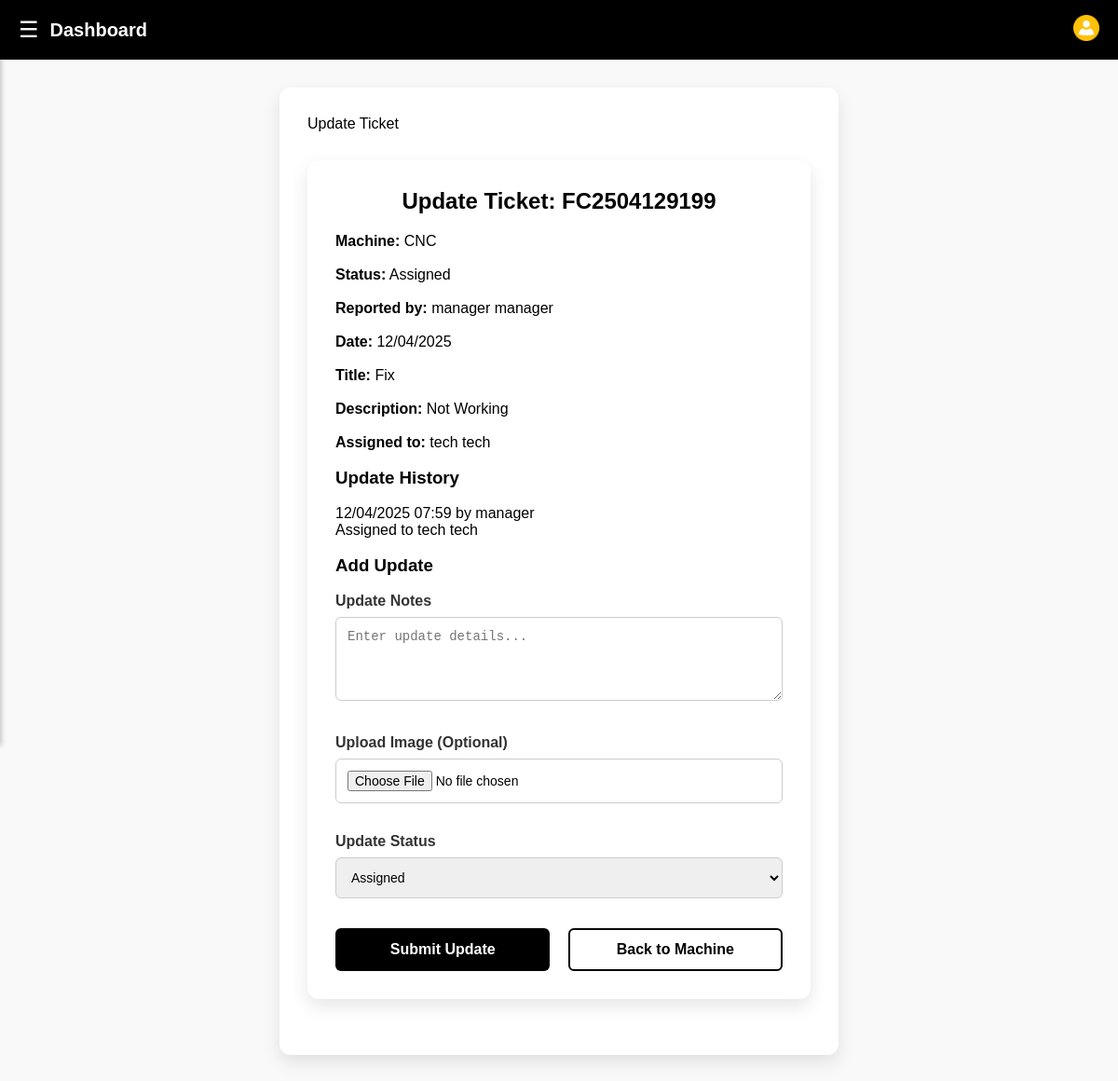
Before: /update-ticket/11/ (signed in) with the older database file.
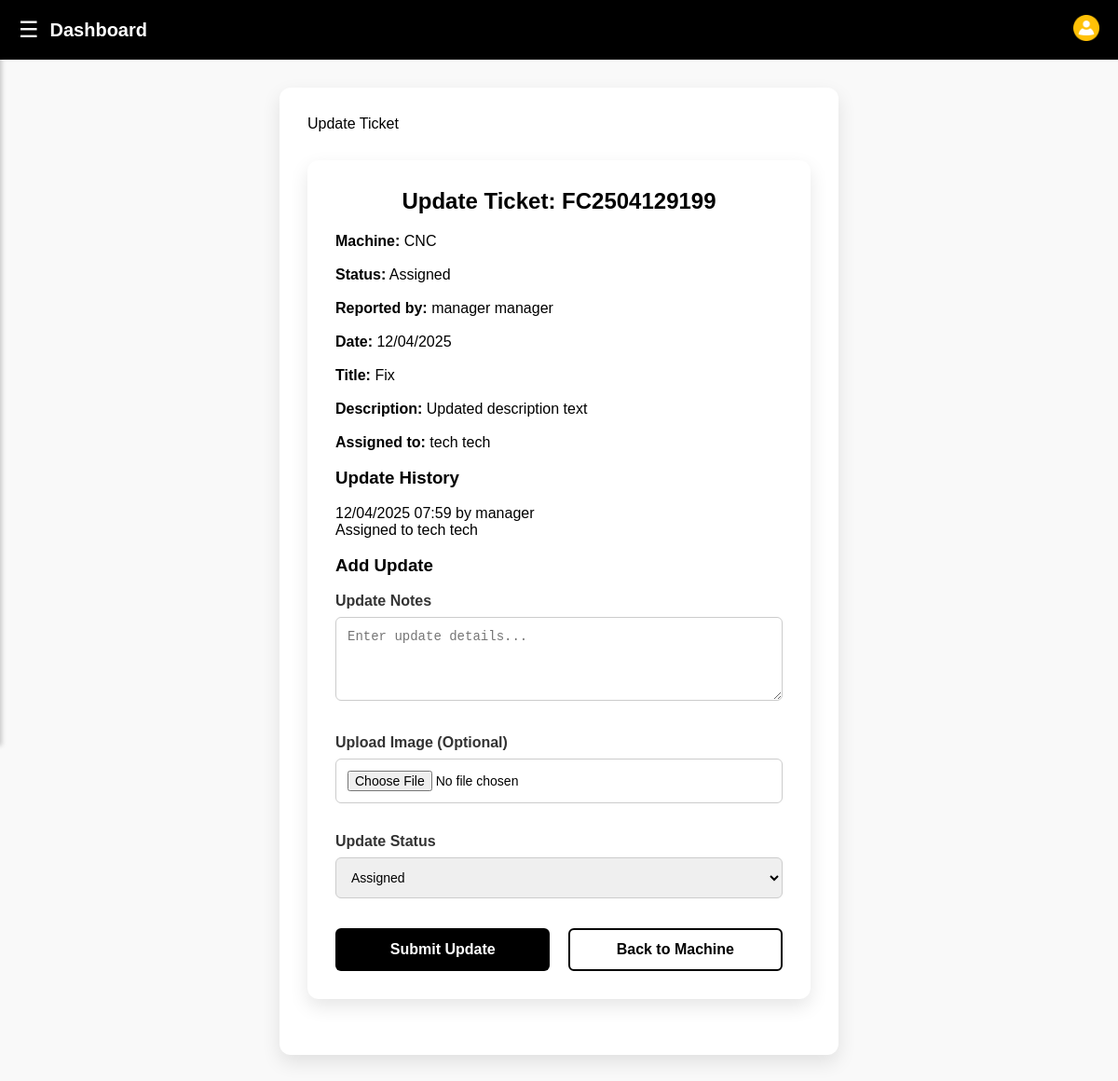
After: the same page with the newer database file.
### core/models.py (models this page shows, shortened)
class Ticket(models.Model):
    STATUS_CHOICES = (
        ('open', 'Open'),
        ('assigned', 'Assigned'),
        ('in_progress', 'In Progress'),
        ('resolved', 'Resolved'),
        ('closed', 'Closed'),
    )
    fault_code = models.CharField(max_length=20, unique=True, editable=False)
    machine = models.ForeignKey(Machine, on_delete=models.CASCADE, related_name='tickets')
    title = models.CharField(max_length=255)
    description = models.TextField()
    status = models.CharField(max_length=20, choices=STATUS_CHOICES, default='open')
    created_by = models.ForeignKey(User, on_delete=models.CASCADE, related_name='created_tickets')
    assigned_to = models.ForeignKey(User, on_delete=models.SET_NULL, null=True, blank=True, related_name='assigned_tickets')
    image = models.ImageField(upload_to='tickets/', blank=True, null=True)
    created_at = models.DateTimeField(auto_now_add=True)
    updated_at = models.DateTimeField(auto_now=True)

class Machine(models.Model):
    STATUS_CHOICES = (
        ('ok', 'OK'),
        ('warning', 'Warning'),
        ('fault', 'Fault'),
    )
    code = models.CharField(max_length=10, unique=True)
    name = models.CharField(max_length=100)
    description = models.TextField()
    status = models.CharField(max_length=20, choices=STATUS_CHOICES, default='ok')
    update_text = models.CharField(max_length=255, default='Working Fine')
    warning_text = models.CharField(max_length=255, blank=True, null=True)
    image = models.ImageField(upload_to='machines/', blank=True, null=True)
    created_at = models.DateTimeField(auto_now_add=True)
    updated_at = models.DateTimeField(auto_now=True)

class User(AbstractUser):
    USER_TYPES = (
        ('manager', 'Manager'),
        ('technician', 'Technician'),
        ('guest', 'Guest'),
        ('admin', 'Admin'),
    )
    username = None
    email = models.EmailField(unique=True)
    user_type = models.CharField(max_length=20, choices=USER_TYPES, default='guest')
    USERNAME_FIELD = 'email'
    REQUIRED_FIELDS = ['first_name', 'last_name', 'user_type']
    objects = UserManager()

### core/views.py (the view)
# urls.py: path('update-ticket/<int:ticket_id>/', views.update_ticket, name='update-ticket'),
@login_required
def update_ticket(request, ticket_id):
    ticket = get_object_or_404(Ticket, pk=ticket_id)
    if request.method == 'POST':
        form = TicketUpdateForm(request.POST, request.FILES)
        if form.is_valid():
            update = form.save(commit=False)
            update.ticket = ticket
            update.user = request.user
            update.save()
            new_status = request.POST.get('ticket_status')
            if new_status and new_status in dict(Ticket.STATUS_CHOICES):
                old_status = ticket.status
                ticket.status = new_status
                ticket.save()
                if new_status == 'resolved':
                    machine = ticket.machine
                    if not Ticket.objects.filter(machine=machine).exclude(id=ticket.id).filter(status__in=['open', 'assigned', 'in_progress']).exists():
                        machine.status = 'ok'
                        machine.update_text = 'Resolved'
                        machine.warning_text = None
                        machine.save()
                if old_status != new_status:
                    status_update = f"Status changed from {dict(Ticket.STATUS_CHOICES)[old_status]} to {dict(Ticket.STATUS_CHOICES)[new_status]}"
                    TicketUpdate.objects.create(
                        ticket=ticket,
                        user=request.user,
                        update_text=status_update
                    )
            messages.success(request, 'Ticket updated successfully!')
            return redirect('machine-detail', machine_id=ticket.machine.id)
    else:
        form = TicketUpdateForm()
    updates = ticket.updates.all()
    context = {
        'form': form,
        'ticket': ticket,
        'updates': updates,
    }
    return render(request, 'core/update-ticket.html', context)

### core/forms.py
class TicketUpdateForm(forms.ModelForm):
    STATUS_CHOICES = Ticket.STATUS_CHOICES
    ticket_status = forms.ChoiceField(
        choices=STATUS_CHOICES,
        required=False,
        widget=forms.Select(attrs={'class': 'form-control'})
    )
    class Meta:
        model = TicketUpdate
        fields = ['update_text', 'image']
        widgets = {
            'update_text': forms.Textarea(attrs={'class': 'form-control', 'placeholder': 'Enter update details...', 'rows': 4}),
        }

### core/templates/core/update-ticket.html (shortened to what this page needs)
{% extends 'core/base.html' %}
{% load static %}
{% block extra_css %}<link rel="stylesheet" href="{% static 'css/raise-ticket.css' %}">{% endblock %}
{% block content %}
{% include 'core/navbar.html' %}
{% block navbar_title %}Update Ticket{% endblock %}
<div class="container">
  <h2>Update Ticket: {{ ticket.fault_code }}</h2>
  <div class="ticket-info">
    <div class="row">
      <div class="column">
        <p><strong>Machine:</strong> {{ ticket.machine.name }}</p><br>
        <p><strong>Status:</strong> <span class="status-{{ ticket.status }}">{{ ticket.get_status_display }}</span></p><br>
      </div>
      <div class="column">
        <p><strong>Reported by:</strong> {{ ticket.created_by.first_name }} {{ ticket.created_by.last_name }}</p><br>
        <p><strong>Date:</strong> {{ ticket.created_at|date:"d/m/Y" }}</p><br>
      </div>
    </div>
    <p><strong>Title:</strong> {{ ticket.title }}</p><br>
    <p><strong>Description:</strong> {{ ticket.description }}</p><br>
    {% if ticket.assigned_to %}
    <p><strong>Assigned to:</strong> {{ ticket.assigned_to.first_name }} {{ ticket.assigned_to.last_name }}</p><br>
    {% else %}
    <p><strong>Assigned to:</strong> Not assigned</p><br>
    {% if user.user_type == 'manager' %}
    <a href="{% url 'assign-tech' %}?ticket_id={{ ticket.id }}&machine_id={{ ticket.machine.id }}" class="btn submit-btn" style="margin-bottom: 20px; display: inline-block;">Assign Technician</a>
    {% endif %}
    {% endif %}
  </div>
  <h3>Update History</h3><br>
  <div class="updates-list">
    {% for update in updates %}
    <div class="update-item">
      <p class="update-time">{{ update.created_at|date:"d/m/Y H:i" }} by {{ update.user.first_name }}</p>
      <p class="update-text">{{ update.update_text }}</p>
    </div>
    {% empty %}
    <p>No updates yet.</p>
    {% endfor %}
  </div><br>
  <h3>Add Update</h3><br>
  <form method="post" enctype="multipart/form-data">
    <div class="form-group">
      <label for="id_update_text">Update Notes</label>
      {{ form.update_text }}
    </div>
    <div class="form-group">
      <label for="id_image">Upload Image (Optional)</label>
      {{ form.image }}
    </div>
    {% if user.user_type == 'manager' or user.user_type == 'technician' %}
    <div class="form-group">
      <label for="id_ticket_status">Update Status</label>
      <select name="ticket_status" id="id_ticket_status" class="form-control">
        {% for key, value in ticket.STATUS_CHOICES %}
        <option value="{{ key }}" {% if ticket.status == key %}selected{% endif %}>{{ value }}</option>
        {% endfor %}
      </select>
    </div>
    {% endif %}
    <div class="buttons">
      <button type="submit" class="btn submit-btn">Submit Update</button>
      <a href="{% url 'machine-detail' machine_id=ticket.machine.id %}" class="btn cancel-btn">Back to Machine</a>
    </div>
  </form>
</div>
{% endblock %}

Changed rows visible on the page:
changed Ticket "FC2504129199": description "Not Working" → "Updated description text"
